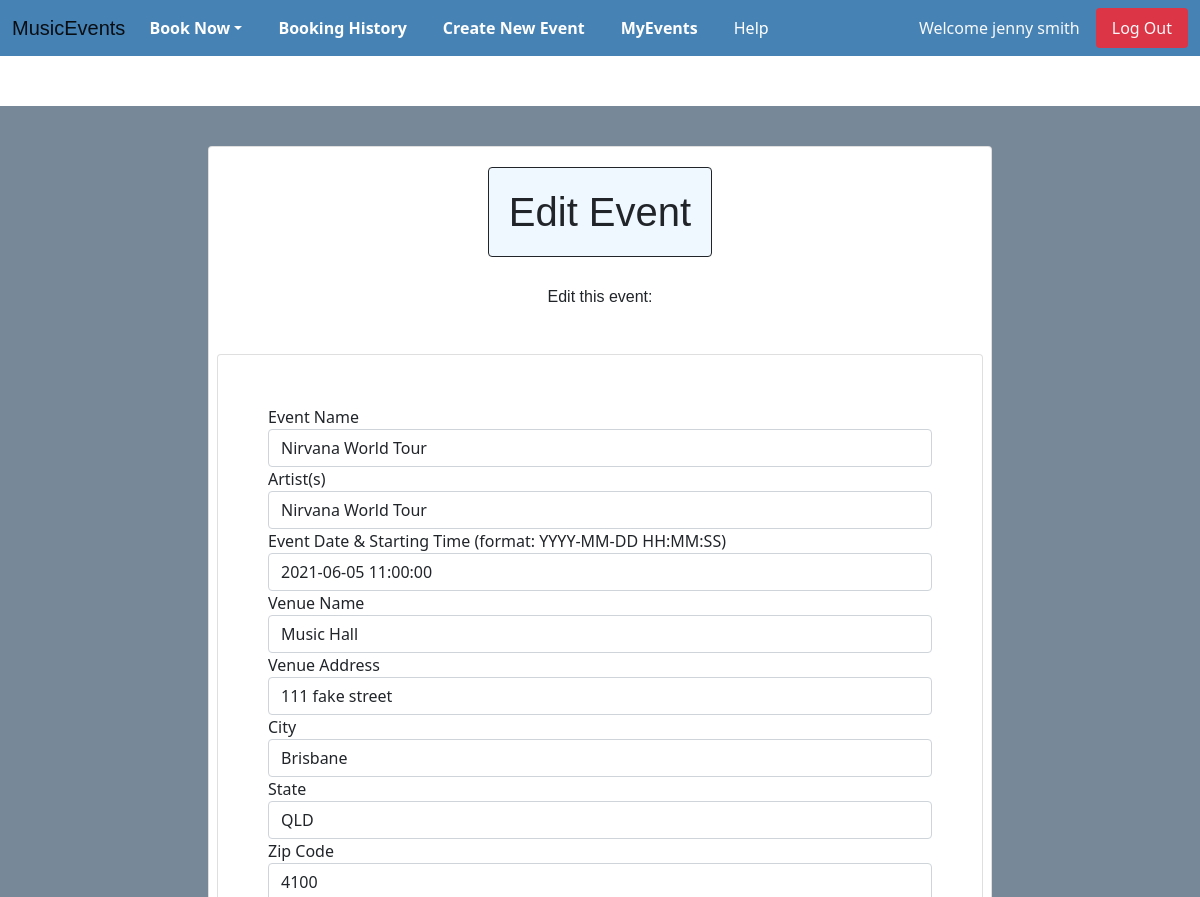
The page /events/edit_event/3 (signed in, upper part) on the database as committed earlier.
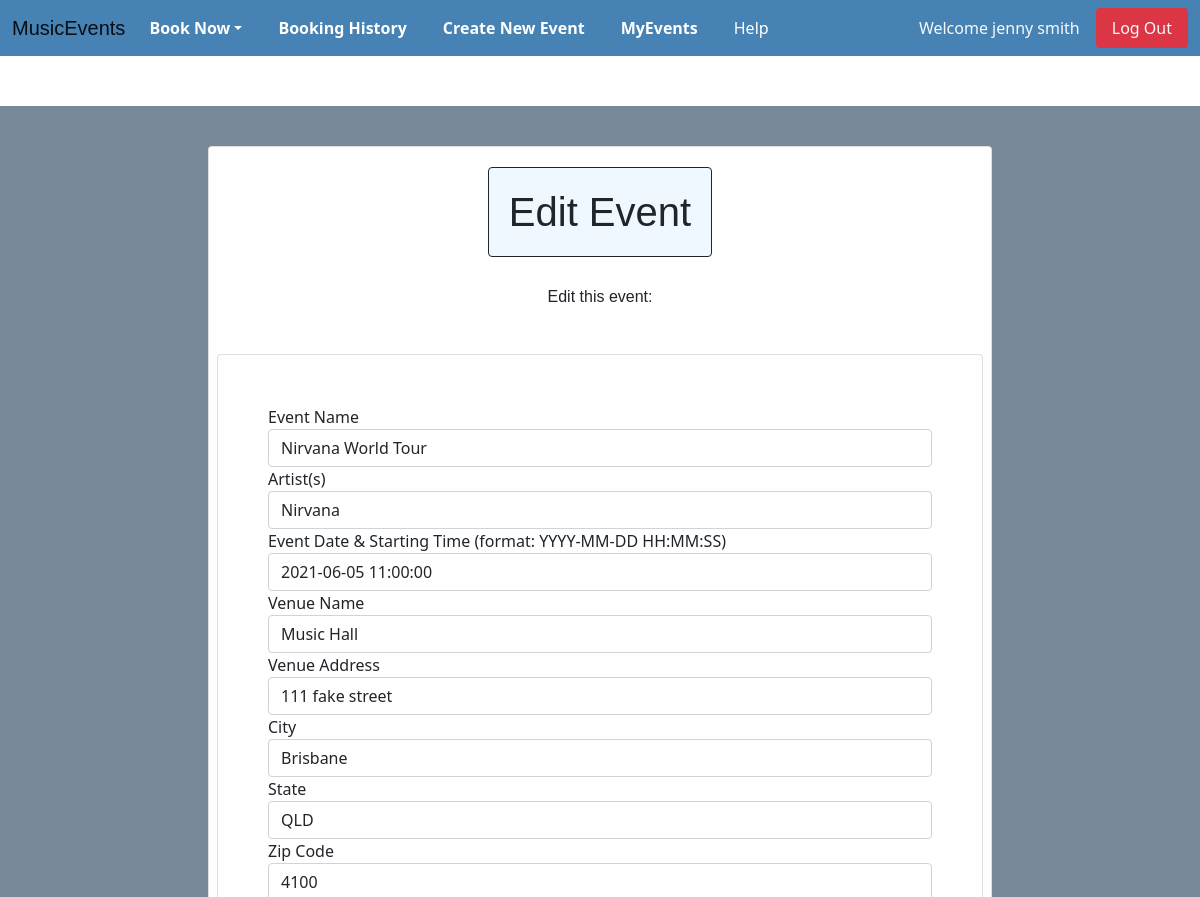
The same page on the database as committed later.
### website/models.py (models this page shows, shortened)
class Event(db.Model):
    __tablename__ = 'events'
    id = db.Column(db.Integer, primary_key=True)
    name = db.Column(db.String(80))
    artist = db.Column(db.String(80))
    date = db.Column(db.DateTime(20))
    venue = db.Column(db.String(80))
    venue_address = db.Column(db.String(255))
    city = db.Column(db.String(60))
    state = db.Column(db.String(10))
    zipcode = db.Column(db.Integer)
    category = db.Column(db.String(20))
    ages = db.Column(db.String(20))
    description = db.Column(db.String(2000))
    price = (db.Column(db.Integer))
    quota = db.Column(db.Integer, default = 1)
    image = db.Column(db.String(400))
    owner = db.Column(db.Integer, db.ForeignKey('users.id'))
    comments = db.relationship('Comment', backref='events')
    booking = db.relationship('Booking', backref='events')
    status = db.relationship('Event_Status', backref ='events')

### website/events.py (the view, shortened to what this page needs)
@bp.route('/edit_event/<id>', methods = ['GET', 'POST'])
@login_required
def edit_event(id):
    event_to_edit = Event.query.get(id)
    if request.method == 'GET':
        pass
        form = EventForm()
        form.name.data = event_to_edit.name
        form.artist.data = event_to_edit.artist
        form.date.data = event_to_edit.date
        form.venue.data = event_to_edit.venue
        form.venue_address.data = event_to_edit.venue_address
        form.city.data = event_to_edit.city
        form.state.data = event_to_edit.state
        form.zipcode.data = event_to_edit.zipcode
        form.ages.data = event_to_edit.ages
        form.category.data = event_to_edit.category
        form.event_status.data = event_to_edit.status[0]
        form.description.data = event_to_edit.description
        form.price.data = event_to_edit.price
        form.ticket_num.data = event_to_edit.quota
        return render_template('events/edit.html', form=form, event_to_edit=event_to_edit)

### website/templates/events/edit.html (shortened to what this page needs)
{% extends 'base.html' %}
{% import "bootstrap/wtf.html" as wtf %}
{% block content %}
<div class="container-fluid backgroundCustom margin4 card2 pad">
  <div class="container-fluid">
    <div class="row pad">
      <div class="pad card col-lg-8 col-md-6 col-xs-2">
        <h1 class = "text-center pad changeFont card backgroundCustom2 border-dark">Edit Event</h1>
        <h6 class = "text-center changeFont pad">Edit this event:</h6>
        <div class="row pad">
          <div class="card form1 pad margin4">
              {{ wtf.quick_form(form, button_map={'submit':'success'}) }}
          </div>
        </div>
      </div>
    </div>
  </div>
</div>
{% endblock %}

Rows that differ between the two databases and show on the page:
changed Event "Nirvana World Tour": artist "Nirvana World Tour" → "Nirvana"
